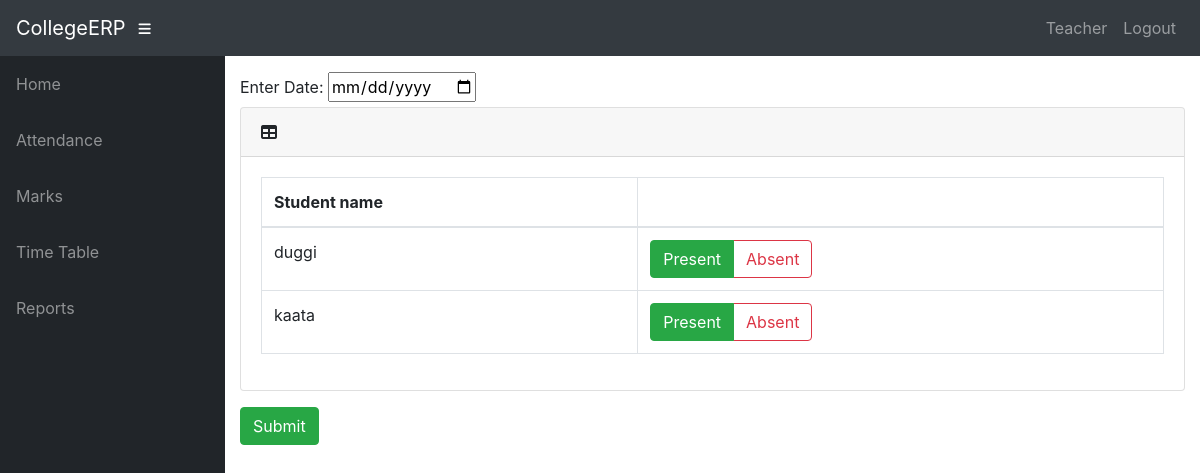
Page /info/teacher/4/Extra_class/ (signed in) on the earlier database version.
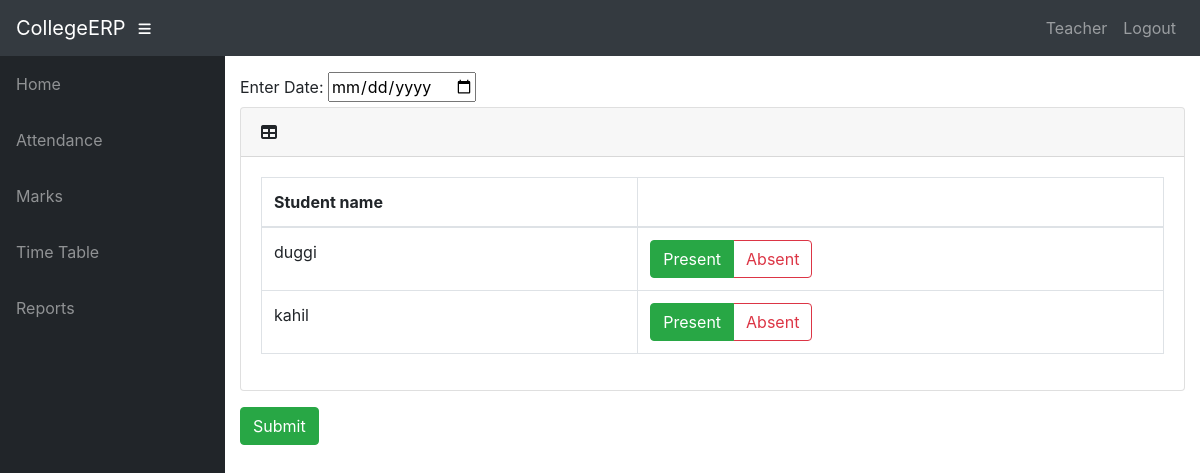
Same page on the later database version.
### info/models.py (models this page shows, shortened)
class Student(models.Model):
    user = models.OneToOneField(User, on_delete=models.CASCADE, null=True)
    class_id = models.ForeignKey(Class, on_delete=models.CASCADE, default=1)
    Rollno = models.CharField(primary_key='True', max_length=50, blank=True)
    name = models.CharField(max_length=200)
    sex = models.CharField(max_length=50, choices=sex_choice, default='Male')
    DOB = models.DateField(default='1998-01-01')

### info/views.py (the view)
# urls.py: path('teacher/<int:assign_id>/Extra_class/', views.t_extra_class, name='t_extra_class'),
@login_required()
def t_extra_class(request, assign_id):
    ass = get_object_or_404(Assign, id=assign_id)
    c = ass.class_id
    context = {
        'ass': ass,
        'c': c,
    }
    return render(request, 'info/t_extra_class.html', context)

### info/models.py (called while the page is built)
    @property
    def is_student(self):
        if hasattr(self, 'student'):
            return True
        return False

    @property
    def is_teacher(self):
        if hasattr(self, 'teacher'):
            return True
        return False

### info/templates/info/t_extra_class.html (shortened to what this page needs)
{% extends 'info/base.html' %}
{% block content %}
{% if c.student_set.all %}
<form action="{% url 'e_confirm' ass.id %}" method="post">
    <label for="date">Enter Date: </label>
    <input type="date" name="date" >
    <div class="card mb-3">
        <div class="card-header">
          <i class="fas fa-table"></i>
         <b>{{ dept1.name }}</b></div>
        <div class="card-body">
          <div class="table-responsive">
            <table class="table table-bordered" id="dataTable" width="100%" cellspacing="0">
              <thead>
                <tr>
                    <th>Student name</th>
                    <th></th>
                </tr>
              </thead>
                <tbody>
                {% for s in c.student_set.all %}
                    <tr>
                    <td>{{s.name}}</td>
                    <td>
                        <div class="btn-group btn-group-toggle" data-toggle="buttons">
                                <label class="btn btn-outline-success active">
                                    <input type="radio" name="{{ s.Rollno }}" id="option1" autocomplete="off" value="present" checked> Present
                                </label>
                                <label class="btn btn-outline-danger">
                                    <input type="radio" name="{{ s.Rollno }}" id="option2" autocomplete="off" value="absent"> Absent
                                </label>
                        </div>
                    </td>
                    </tr>
                {% endfor %}
                </tbody>
            </table>
          </div>
        </div>
      </div>
    <input class="btn btn-success" type="submit" value="Submit">
</form>
{% else %}
    <p>No students in Class</p>
{% endif %}
{% endblock %}

Differences in the rows shown:
changed Student: name "kaata" → "kahil"
